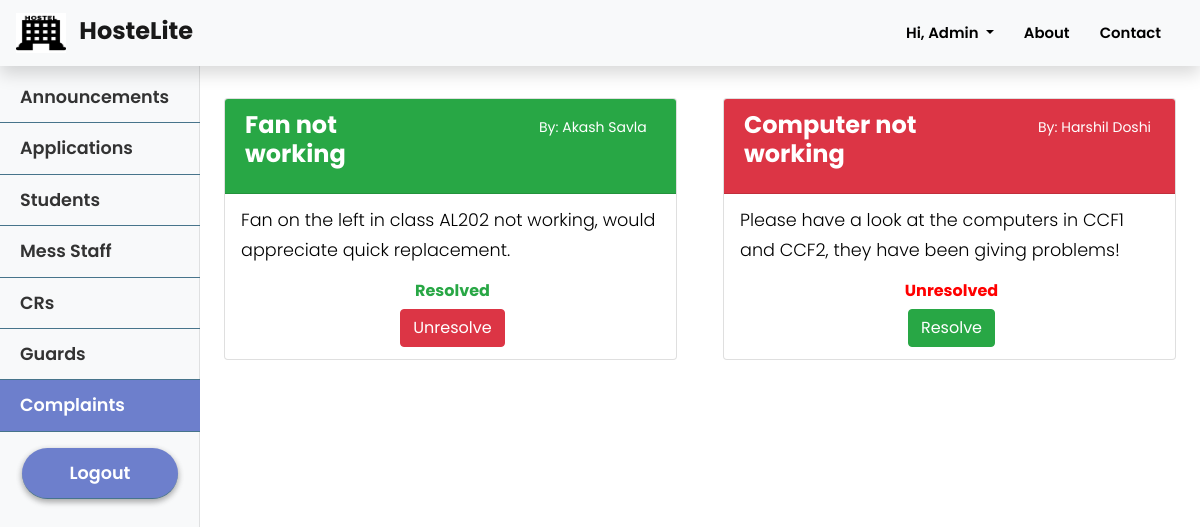
Screenshot of /admin/complaints (signed in) with the database file from the repository.
### hostelmanagement/models.py (models this page shows, shortened)
class User(db.Model, UserMixin):
    id = db.Column(db.Integer, primary_key=True)
    college_id = db.Column(db.String(9), unique=True, nullable=False)
    firstname = db.Column(db.String(20), nullable=False)
    lastname = db.Column(db.String(20), nullable=False)
    email = db.Column(db.String(120), unique=True, nullable=False)
    password = db.Column(db.String(60), nullable=False)
    phone = db.Column(db.String(10), unique=True, nullable=False)
    address = db.Column(db.Text, nullable=False)
    course = db.Column(db.String(20),nullable=True)
    department = db.Column(db.String(20), nullable=True)
    user_type = db.Column(db.Integer, nullable = False, default=1)
    room_no = db.Column(db.Integer, nullable = True)
    announcements = db.relationship('Announcement', backref='author', lazy=True)
    complaints = db.relationship('Complaint', backref='author', lazy=True)
    mess_menu = db.relationship('MessMenu', backref='author', lazy=True)
    courier = db.relationship('Courier', backref='user', lazy=True)
    exitentry = db.relationship('ExitEntry', backref='user', lazy=True)
    visitor = db.relationship('Visitor', backref='user', lazy=True)

class Complaint(db.Model):
    id = db.Column(db.Integer, primary_key=True)
    title = db.Column(db.String(100), nullable=False)
    date_posted = db.Column(db.DateTime, nullable=False, default=datetime.utcnow)
    content = db.Column(db.Text, nullable=False)
    user_id = db.Column(db.Integer, db.ForeignKey('user.id'), nullable=False)
    status = db.Column(db.String(20), nullable=False, default="Unresolved")
    answers = db.relationship('Answer', backref = 'complaint', lazy = True)

### hostelmanagement/routes.py (the view)
@app.route("/admin/complaints", methods=['GET','POST'])
@login_required
def complaint_list():
    complaints = Complaint.query.all()
    return render_template('admin/complaint_list.html', title='Complaints', complaints=complaints)

### hostelmanagement/models.py (called while the page is built)
@login_manager.user_loader
def load_user(user_id):
    return User.query.get(int(user_id))

### hostelmanagement/templates/admin/complaint_list.html
{% extends 'admin/admin_layout.html' %}
{% block admin_complaints %}active{% endblock %}
{% block admin_content %}
<div class="card-deck grid">
    {% for complaint in complaints %}
        <div class="card">
            {% if complaint.status=='Unresolved' %}
                <div class="card-header bg-danger">
                    <div class="article-metadata row justify-content-between">
                        <div class="col-md-6">
                            <h4 class="card-title text-white font-weight-bold">{{ complaint.title }}</h4>
                        </div>
                        <div class="col-md-4 mt-1">
                            <small class="text-white" style="font-size: 14px;">By: {{ complaint.author.firstname }} {{complaint.author.lastname}}</small>
                        </div>
                    </div>
                </div>
                <div class="card-body">
                    <p style="color:black;">{{complaint.content}}</p>
                    <h6 style="color:red; text-align: center; font-weight:bold;">{{ complaint.status }}</h6>
                    <div class="text-center">
                        <a class="btn btn-success" href="{{ url_for('complaint_status', complaints=complaint.id) }}">Resolve</a>
                    </div>
                </div>
            {% else %}
                <div class="card-header bg-success">
                    <div class="article-metadata row justify-content-between">
                        <div class="col-md-6">
                            <h4 class="card-title text-white font-weight-bold">{{ complaint.title }}</h4>
                        </div>
                        <div class="col-md-4 mt-1">
                            <small class="text-white" style="font-size: 14px;">By: {{ complaint.author.firstname }} {{complaint.author.lastname}}</small>
                        </div>
                    </div>
                </div>
                <div class="card-body">
                    <p style="color:black;">{{complaint.content}}</p>
                    <h6 style="color:#28A745; text-align: center; font-weight:bold;">{{ complaint.status }}</h6>
                    <div class="text-center">
                        <a class="btn btn-danger" href="{{ url_for('complaint_status', complaints=complaint.id) }}">Unresolve</a>
                    </div>
                </div>
            {% endif %}
        </div>
    {% endfor %}
</div>
{% endblock admin_content %}

### hostelmanagement/templates/layout.html (shortened to what this page needs)
<!DOCTYPE html>
<html>
<head>
    <link rel="stylesheet" href="https://cdn.jsdelivr.net/npm/bootstrap@4.5.3/dist/css/bootstrap.min.css">
    <link rel='stylesheet' href="{{ url_for('static', filename='style.css') }}">
    <link rel="stylesheet" href="https://use.fontawesome.com/releases/v5.8.1/css/all.css"
 />
</head>
<body>
    <section id="landingPage">
        <nav class="navbar sticky-top shadow navbar-expand-lg navbar-light bg-light">
            <a class="navbar-brand col-md-3 col-lg-2 mr-0 pl-0 pr-0" href="{{url_for('index')}}">
                <img width="50" height="40" class="d-inline-block align-top" alt="" loading="lazy">
                <strong class="pl-2 mt-2" style="font-size:1.2em;">HosteLite</strong>
            </a>
            <ul class='navbar-nav ml-auto mr-2'>
                {% if not current_user.is_authenticated %}
                    <li class="nav-item">
                        <a class="nav-link" href="{{ url_for('about') }}">About</a>
                    </li>
                    <li class="nav-item">
                        <a class="nav-link" href="{{ url_for('contact') }}">Contact</a>
                    </li>
                    <li class="nav-item">
                        <a class="nav-link" href="{{ url_for('login') }}">Log In</a>
                    </li>
                    <li class="nav-item">
                        <a class="nav-link toButton pl-15 pr-15" style="color: white; font-weight: 600" href="{{ url_for('application') }}">Apply Now</a>
                    </li>
                {% else %}
                    <li class="nav-item dropdown">
                        <a class="nav-link dropdown-toggle" href="#" id="navbarDropdown" role="button" data-toggle="dropdown" aria-haspopup="true" aria-expanded="false">
                            Hi, {{ current_user.firstname }}
                        </a>
                    </li>
                    <li class="nav-item">
                        <a class="nav-link" href="{{ url_for('about') }}">About</a>
                    </li>
                    <li class="nav-item">
                        <a class="nav-link" href="{{ url_for('contact') }}">Contact</a>
                    </li>
                {% endif %}
            </ul>
        </nav>
    </section>
    {% block content %}
    {% endblock %}
</body>
</html>

### hostelmanagement/static/style.css (style rules this page uses)
* { margin: 0; padding: 0; font-family: "Poppins", sans-serif; font-size: 16px; box-sizing: border-box; }
body { padding-top: 70px; overflow-x:hidden; scroll-behavior: smooth; }
#landingPage nav { position: fixed; width: 100%; opacity: 1; background-color: rgba(255, 255, 255); }
#landingPage nav ul a { font-size: 0.93em; font-weight: 600; text-decoration: none; padding: 10px 15px; text-align: center; color: #000; }
p { font-family: 'Poppins', sans-serif; font-size: 1.1em; font-weight: 300; line-height: 1.7em; color: #999; }
.grid { display: grid; grid-template-columns: repeat(2, 1fr); gap: 16px; margin-top: 20px; }
.card-body { padding: 0.75rem; padding-left: 1rem; }

### rows the page displays
User: firstname "Admin"
Complaint: title "Fan not working", author.firstname "Akash", author.lastname "Savla", content "Fan on the left in class AL202 not working, would appreciate quick replacement.", status "Resolved"
Complaint: title "Computer not working", author.firstname "Harshil", author.lastname "Doshi", content "Please have a look at the computers in CCF1 and CCF2, they have been giving problems!", status "Unresolved"
